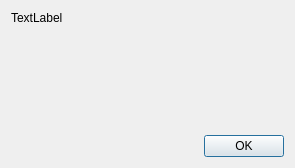
<?xml version="1.0" encoding="UTF-8"?>
<ui version="4.0">
 <class>AboutDialog</class>
 <widget class="QDialog" name="AboutDialog">
  <property name="geometry">
   <rect>
    <x>0</x>
    <y>0</y>
    <width>295</width>
    <height>168</height>
   </rect>
  </property>
  <property name="windowTitle">
   <string>About AstRawDark</string>
  </property>
  <layout class="QGridLayout" name="gridLayout">
   <item row="0" column="0">
    <layout class="QVBoxLayout" name="verticalLayout">
     <item>
      <widget class="QLabel" name="aboutLabel">
       <property name="text">
        <string>TextLabel</string>
       </property>
       <property name="openExternalLinks">
        <bool>true</bool>
       </property>
      </widget>
     </item>
     <item>
      <spacer name="verticalSpacer">
       <property name="orientation">
        <enum>Qt::Vertical</enum>
       </property>
       <property name="sizeHint" stdset="0">
        <size>
         <width>20</width>
         <height>40</height>
        </size>
       </property>
      </spacer>
     </item>
    </layout>
   </item>
   <item row="1" column="0">
    <layout class="QHBoxLayout" name="horizontalLayout">
     <item>
      <spacer name="horizontalSpacer">
       <property name="orientation">
        <enum>Qt::Horizontal</enum>
       </property>
       <property name="sizeHint" stdset="0">
        <size>
         <width>40</width>
         <height>20</height>
        </size>
       </property>
      </spacer>
     </item>
     <item>
      <widget class="QPushButton" name="btnOK">
       <property name="text">
        <string>OK</string>
       </property>
      </widget>
     </item>
    </layout>
   </item>
  </layout>
 </widget>
 <resources/>
 <connections>
  <connection>
   <sender>btnOK</sender>
   <signal>clicked()</signal>
   <receiver>AboutDialog</receiver>
   <slot>close()</slot>
   <hints>
    <hint type="sourcelabel">
     <x>290</x>
     <y>250</y>
    </hint>
    <hint type="destinationlabel">
     <x>199</x>
     <y>149</y>
    </hint>
   </hints>
  </connection>
 </connections>
</ui>
